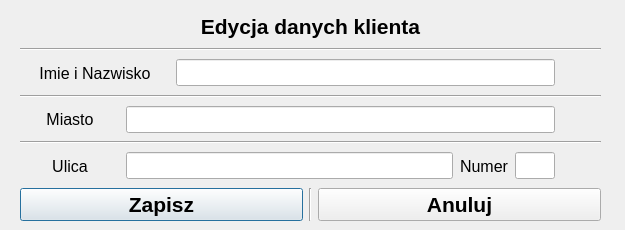
<?xml version="1.0" encoding="UTF-8"?>
<ui version="4.0">
 <class>EditClient</class>
 <widget class="QDialog" name="EditClient">
  <property name="geometry">
   <rect>
    <x>0</x>
    <y>0</y>
    <width>625</width>
    <height>230</height>
   </rect>
  </property>
  <property name="windowTitle">
   <string>Dialog</string>
  </property>
  <widget class="QWidget" name="verticalLayoutWidget">
   <property name="geometry">
    <rect>
     <x>20</x>
     <y>10</y>
     <width>581</width>
     <height>211</height>
    </rect>
   </property>
   <layout class="QVBoxLayout" name="verticalLayout">
    <item>
     <widget class="QLabel" name="label_7">
      <property name="font">
       <font>
        <family>Arial</family>
        <pointsize>16</pointsize>
        <weight>75</weight>
        <bold>true</bold>
       </font>
      </property>
      <property name="text">
       <string>Edycja danych klienta</string>
      </property>
      <property name="alignment">
       <set>Qt::AlignCenter</set>
      </property>
     </widget>
    </item>
    <item>
     <widget class="Line" name="line_5">
      <property name="orientation">
       <enum>Qt::Horizontal</enum>
      </property>
     </widget>
    </item>
    <item>
     <layout class="QHBoxLayout" name="horizontalLayout_3">
      <item>
       <widget class="QLabel" name="label_8">
        <property name="minimumSize">
         <size>
          <width>150</width>
          <height>0</height>
         </size>
        </property>
        <property name="font">
         <font>
          <pointsize>12</pointsize>
         </font>
        </property>
        <property name="text">
         <string>Imie i Nazwisko</string>
        </property>
        <property name="alignment">
         <set>Qt::AlignCenter</set>
        </property>
       </widget>
      </item>
      <item>
       <widget class="QLineEdit" name="name">
        <property name="font">
         <font>
          <pointsize>12</pointsize>
         </font>
        </property>
        <property name="maxLength">
         <number>32773</number>
        </property>
       </widget>
      </item>
      <item>
       <widget class="QLabel" name="label_9">
        <property name="minimumSize">
         <size>
          <width>40</width>
          <height>0</height>
         </size>
        </property>
        <property name="maximumSize">
         <size>
          <width>40</width>
          <height>16777215</height>
         </size>
        </property>
        <property name="font">
         <font>
          <pointsize>12</pointsize>
         </font>
        </property>
        <property name="text">
         <string/>
        </property>
        <property name="alignment">
         <set>Qt::AlignCenter</set>
        </property>
       </widget>
      </item>
     </layout>
    </item>
    <item>
     <widget class="Line" name="line">
      <property name="orientation">
       <enum>Qt::Horizontal</enum>
      </property>
     </widget>
    </item>
    <item>
     <layout class="QHBoxLayout" name="horizontalLayout_2">
      <item>
       <widget class="QLabel" name="label_4">
        <property name="minimumSize">
         <size>
          <width>100</width>
          <height>0</height>
         </size>
        </property>
        <property name="font">
         <font>
          <pointsize>12</pointsize>
         </font>
        </property>
        <property name="text">
         <string>Miasto</string>
        </property>
        <property name="alignment">
         <set>Qt::AlignCenter</set>
        </property>
       </widget>
      </item>
      <item>
       <widget class="QLineEdit" name="city">
        <property name="font">
         <font>
          <pointsize>12</pointsize>
         </font>
        </property>
        <property name="maxLength">
         <number>32773</number>
        </property>
       </widget>
      </item>
      <item>
       <widget class="QLabel" name="label_10">
        <property name="minimumSize">
         <size>
          <width>40</width>
          <height>0</height>
         </size>
        </property>
        <property name="maximumSize">
         <size>
          <width>40</width>
          <height>16777215</height>
         </size>
        </property>
        <property name="font">
         <font>
          <pointsize>12</pointsize>
         </font>
        </property>
        <property name="text">
         <string/>
        </property>
        <property name="alignment">
         <set>Qt::AlignCenter</set>
        </property>
       </widget>
      </item>
     </layout>
    </item>
    <item>
     <widget class="Line" name="line_4">
      <property name="orientation">
       <enum>Qt::Horizontal</enum>
      </property>
     </widget>
    </item>
    <item>
     <layout class="QHBoxLayout" name="horizontalLayout_5">
      <item>
       <widget class="QLabel" name="label_12">
        <property name="minimumSize">
         <size>
          <width>100</width>
          <height>0</height>
         </size>
        </property>
        <property name="font">
         <font>
          <pointsize>12</pointsize>
         </font>
        </property>
        <property name="text">
         <string>Ulica</string>
        </property>
        <property name="alignment">
         <set>Qt::AlignCenter</set>
        </property>
       </widget>
      </item>
      <item>
       <widget class="QLineEdit" name="street">
        <property name="font">
         <font>
          <pointsize>12</pointsize>
         </font>
        </property>
        <property name="maxLength">
         <number>32773</number>
        </property>
       </widget>
      </item>
      <item>
       <widget class="QLabel" name="label_13">
        <property name="minimumSize">
         <size>
          <width>50</width>
          <height>0</height>
         </size>
        </property>
        <property name="font">
         <font>
          <pointsize>12</pointsize>
         </font>
        </property>
        <property name="text">
         <string>Numer</string>
        </property>
        <property name="alignment">
         <set>Qt::AlignCenter</set>
        </property>
       </widget>
      </item>
      <item>
       <widget class="QLineEdit" name="number">
        <property name="maximumSize">
         <size>
          <width>40</width>
          <height>16777215</height>
         </size>
        </property>
        <property name="font">
         <font>
          <pointsize>12</pointsize>
         </font>
        </property>
        <property name="maxLength">
         <number>32773</number>
        </property>
       </widget>
      </item>
      <item>
       <widget class="QLabel" name="label_14">
        <property name="minimumSize">
         <size>
          <width>40</width>
          <height>0</height>
         </size>
        </property>
        <property name="maximumSize">
         <size>
          <width>40</width>
          <height>16777215</height>
         </size>
        </property>
        <property name="font">
         <font>
          <pointsize>12</pointsize>
         </font>
        </property>
        <property name="text">
         <string/>
        </property>
        <property name="alignment">
         <set>Qt::AlignCenter</set>
        </property>
       </widget>
      </item>
     </layout>
    </item>
    <item>
     <layout class="QHBoxLayout" name="horizontalLayout_4">
      <item>
       <widget class="QPushButton" name="saveButton">
        <property name="font">
         <font>
          <family>Arial</family>
          <pointsize>16</pointsize>
          <weight>75</weight>
          <bold>true</bold>
         </font>
        </property>
        <property name="text">
         <string>Zapisz</string>
        </property>
       </widget>
      </item>
      <item>
       <widget class="Line" name="line_3">
        <property name="orientation">
         <enum>Qt::Vertical</enum>
        </property>
       </widget>
      </item>
      <item>
       <widget class="QPushButton" name="cancelButton">
        <property name="font">
         <font>
          <family>Arial</family>
          <pointsize>16</pointsize>
          <weight>75</weight>
          <bold>true</bold>
         </font>
        </property>
        <property name="text">
         <string>Anuluj</string>
        </property>
       </widget>
      </item>
     </layout>
    </item>
   </layout>
  </widget>
 </widget>
 <resources/>
 <connections/>
</ui>
